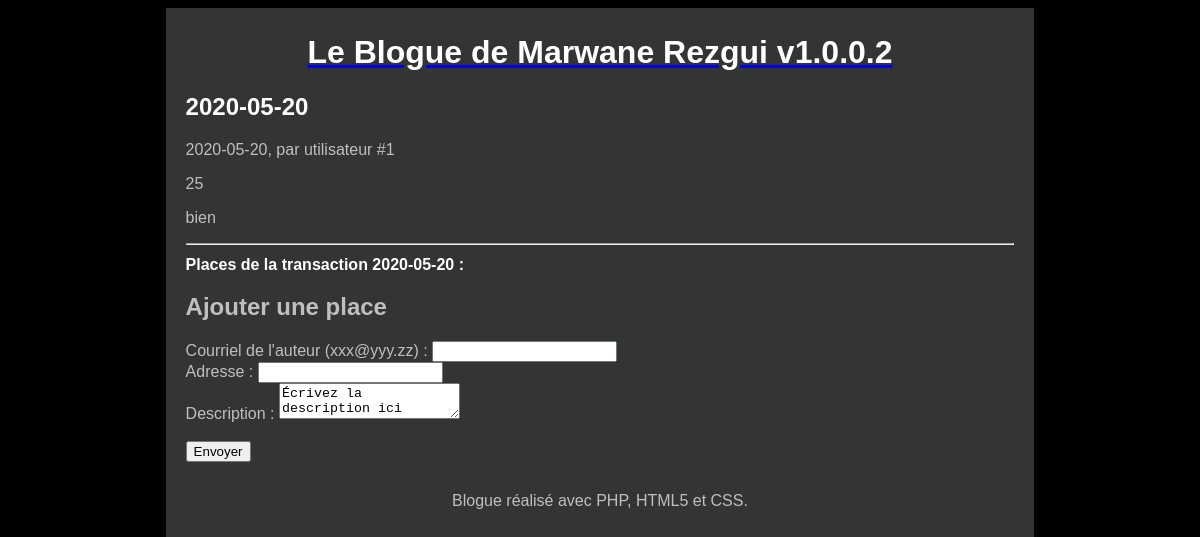
Page /index.php?action=transaction&id=9 on the committed database.
### tables this page shows
CREATE TABLE `transactions` (
  `id` int(11) NOT NULL,
  `Daate` date NOT NULL,
  `Prix` double NOT NULL,
  `Utilisateur_id` int(11) NOT NULL,
  `retourInformation` varchar(255) DEFAULT NULL
);

### Controleur/Controleur.php (called while the page is built, shortened)
<?php
require 'Modele/Modele.php';
function transaction($idTransaction, $erreur) {
    $transaction = getTransaction($idTransaction);
    require 'Vue/vueTransaction.php';
}

### Modele/Modele.php (called while the page is built, shortened)
<?php
function getBdd() {
    $bdd = new PDO('mysql:host=localhost;dbname=fuel;charset=utf8', 'root', 'root', array(PDO::ATTR_ERRMODE => PDO::ERRMODE_EXCEPTION));
    return $bdd;
}
function getTransaction($idTransaction) {
    $bdd = getBdd();
    $transaction = $bdd->prepare('select * from transactions'
            . ' where ID=?');
    $transaction->execute(array($idTransaction));
    if ($transaction->rowCount() == 1)
        return $transaction->fetch();
    else
        throw new Exception("Aucune transaction ne correspond à l'identifiant '$idTransaction'");
}

### Vue/vueTransaction.php (the view, shortened to what this page needs)
<article>
    <header>
        <h1 class="Daatetransaction"><?= $transaction['Daate'] ?></h1>
        <time><?= $transaction['Daate'] ?></time>, par utilisateur #<?= $transaction['Utilisateur_id'] ?>
    </header>
    <p><?= $transaction['Prix'] ?></p>
    <p><?= $transaction['retourInformation'] ?></p>
</article>
<hr />
<header>
    <h1 id="titreReponses">Places de  la transaction <?= $transaction['Daate'] ?> :</h1>
</header>
<form action="index.php?action=place" method="post">
    <h2>Ajouter une place</h2>
    <p>
        <label for="auteur">Courriel de l'auteur (xxx@yyy.zz)</label> : <input type="text" name="auteur" id="auteur" />
        <br />
        <label for="texte">Adresse</label> :  <input type="text" name="Adresse" id="Adresse" /><br />
        <label for="texte">Description</label> :  <textarea type="text" name="Description" id="Description" >Écrivez la description ici</textarea><br />
        <input type="hidden" name="transaction_id" value="<?= $transaction['id'] ?>" /><br />
        <input type="submit" value="Envoyer" />
    </p>
</form>
<?php require 'Vue/gabarit.php'; ?>

### Contenu/css/style.css (style rules this page uses)
html, body { height: 100%; }
body { color: #bfbfbf; background: black; font-family: 'Futura-Medium', 'Futura', 'Trebuchet MS', sans-serif; }
h1 { color: white; }
#titreReponses { font-size : 100%; }

### rows in the picture
transactions: Daate "2020-05-20", Utilisateur "1", Prix "25", retourInformation "bien"
